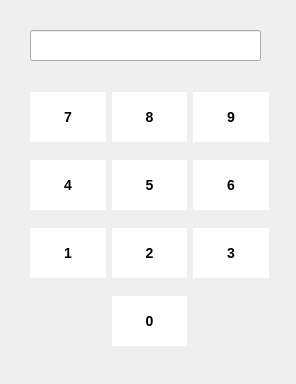
<?xml version="1.0" encoding="UTF-8"?>
<ui version="4.0">
 <class>Form</class>
 <widget class="QWidget" name="Form">
  <property name="geometry">
   <rect>
    <x>0</x>
    <y>0</y>
    <width>296</width>
    <height>384</height>
   </rect>
  </property>
  <property name="windowTitle">
   <string>Form</string>
  </property>
  <property name="styleSheet">
   <string notr="true">QPushButton{
	background-color:white;
	width:75px;
	height:50px;
	font-size:14px;
	font-weight:bold;
	border:none;
	text-align:center;
}

QPushButton:hover{  /*наведение мышью */
	background-color:silver;
}

QPushButton:pressed /*клик мышью */ {
	background-color:red;
}
</string>
  </property>
  <widget class="QWidget" name="gridLayoutWidget">
   <property name="geometry">
    <rect>
     <x>30</x>
     <y>80</y>
     <width>239</width>
     <height>281</height>
    </rect>
   </property>
   <layout class="QGridLayout" name="gridLayout">
    <item row="3" column="2">
     <widget class="QPushButton" name="pushButton_9">
      <property name="text">
       <string>6</string>
      </property>
     </widget>
    </item>
    <item row="4" column="1">
     <widget class="QPushButton" name="pushButton">
      <property name="text">
       <string>2</string>
      </property>
     </widget>
    </item>
    <item row="2" column="1">
     <widget class="QPushButton" name="pushButton_7">
      <property name="text">
       <string>8</string>
      </property>
     </widget>
    </item>
    <item row="5" column="1">
     <widget class="QPushButton" name="pushButton_10">
      <property name="text">
       <string>0</string>
      </property>
     </widget>
    </item>
    <item row="3" column="1">
     <widget class="QPushButton" name="pushButton_8">
      <property name="text">
       <string>5</string>
      </property>
     </widget>
    </item>
    <item row="4" column="2">
     <widget class="QPushButton" name="pushButton_4">
      <property name="text">
       <string>3</string>
      </property>
     </widget>
    </item>
    <item row="3" column="0">
     <widget class="QPushButton" name="pushButton_2">
      <property name="text">
       <string>4</string>
      </property>
     </widget>
    </item>
    <item row="4" column="0">
     <widget class="QPushButton" name="pushButton_6">
      <property name="text">
       <string>1</string>
      </property>
     </widget>
    </item>
    <item row="2" column="0">
     <widget class="QPushButton" name="pushButton_3">
      <property name="text">
       <string>7</string>
      </property>
     </widget>
    </item>
    <item row="2" column="2">
     <widget class="QPushButton" name="pushButton_5">
      <property name="text">
       <string>9</string>
      </property>
     </widget>
    </item>
   </layout>
  </widget>
  <widget class="QLineEdit" name="lineEdit">
   <property name="geometry">
    <rect>
     <x>30</x>
     <y>30</y>
     <width>231</width>
     <height>31</height>
    </rect>
   </property>
  </widget>
 </widget>
 <resources/>
 <connections/>
</ui>
